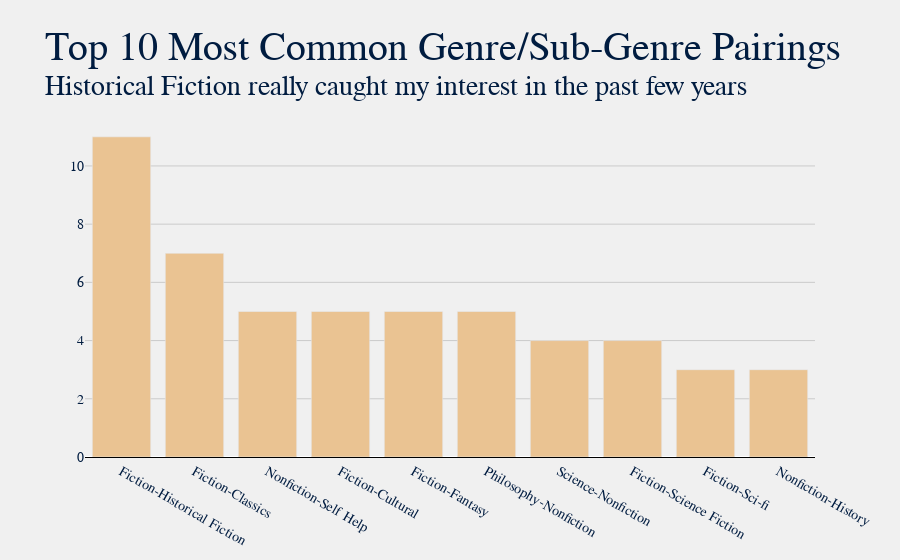

Source (notebook cell):
### Code cell
df['Genre Pair'] = df['Genre'] + '-' + df['Sub-Genre']
title = "Top 10 Most Common Genre/Sub-Genre Pairings"
sub = f"Historical Fiction really caught my interest in the past few years"
plot.gen_bar_graph(df, 'Genre Pair', title, sub, num=10, color="#eac392")

### Figure 1 — Plotly figure (JSON) as saved in the notebook; plotly's stock layout.template omitted (floating-point values rounded to 4 significant figures)
{"data": [{"hovertemplate": "<b>%{x}</b>: %{y}", "marker": {"color": "#eac392"}, "name": "", "type": "bar", "x": ["Fiction-Historical Fiction", "Fiction-Classics", "Nonfiction-Self Help", "Fiction-Cultural", "Fiction-Fantasy", "Philosophy-Nonfiction", "Science-Nonfiction", "Fiction-Science Fiction", "Fiction-Sci-fi", "Nonfiction-History"], "y": [11, 7, 5, 5, 5, 5, 4, 4, 3, 3]}], "layout": {"autosize": true, "barmode": "group", "font": {"color": "#001c40", "family": "Baskerville", "size": 14}, "margin": {"b": 45, "l": 85, "r": 85, "t": 120}, "paper_bgcolor": "#f0f0f0", "plot_bgcolor": "#f0f0f0", "showlegend": false, "title": {"font": {"color": "#001c40", "family": "Baskerville, Bold", "size": 40}, "text": "Top 10 Most Common Genre/Sub-Genre Pairings<br><sup>Historical Fiction really caught my interest in the past few years"}, "xaxis": {"autorange": true, "gridcolor": "#cbcbcb", "linecolor": "black", "range": [-0.5, 9.5], "showgrid": false, "showline": true, "title": {}, "type": "category"}, "yaxis": {"autorange": true, "gridcolor": "#cbcbcb", "linecolor": "black", "range": [0, 11.58], "showgrid": true, "showline": false, "showticklabels": true, "title": {}, "type": "linear"}}}
